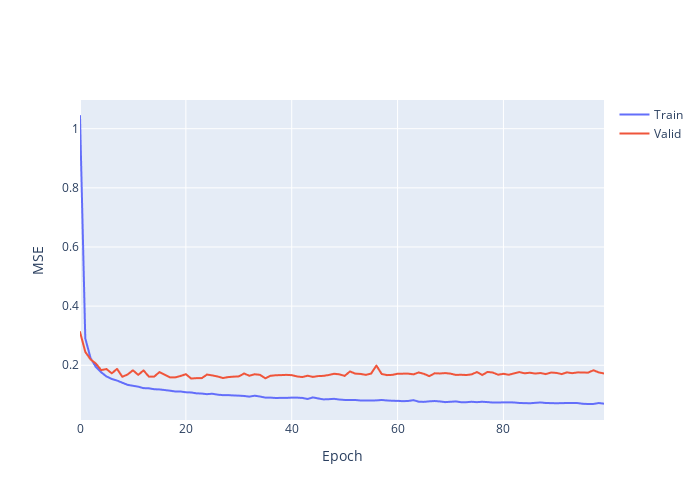

Notebook code for this chart:
### Code cell
import plotly.graph_objects as go

fig = go.Figure()
fig.add_trace(go.Scattergl(y=history_bl.history['loss'],
                    name='Train'))
fig.add_trace(go.Scattergl(y=history_bl.history['val_loss'],
                    name='Valid'))
fig.update_layout(height=500, width=700,
                  xaxis_title='Epoch',
                  yaxis_title='MSE')
fig.show()
